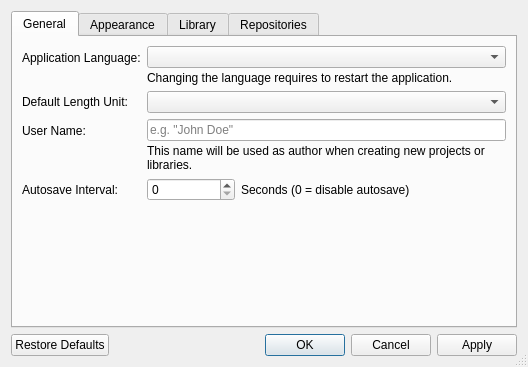
<?xml version="1.0" encoding="UTF-8"?>
<ui version="4.0">
 <class>librepcb::editor::WorkspaceSettingsDialog</class>
 <widget class="QDialog" name="librepcb::editor::WorkspaceSettingsDialog">
  <property name="windowModality">
   <enum>Qt::ApplicationModal</enum>
  </property>
  <property name="geometry">
   <rect>
    <x>0</x>
    <y>0</y>
    <width>528</width>
    <height>367</height>
   </rect>
  </property>
  <property name="windowTitle">
   <string>Workspace Settings</string>
  </property>
  <property name="sizeGripEnabled">
   <bool>true</bool>
  </property>
  <property name="modal">
   <bool>true</bool>
  </property>
  <layout class="QVBoxLayout" name="verticalLayout">
   <item>
    <widget class="QTabWidget" name="tabWidget">
     <property name="currentIndex">
      <number>0</number>
     </property>
     <widget class="QWidget" name="generalTab">
      <attribute name="title">
       <string>General</string>
      </attribute>
      <layout class="QFormLayout" name="formLayout">
       <item row="0" column="0">
        <widget class="QLabel" name="label_5">
         <property name="text">
          <string>Application Language:</string>
         </property>
        </widget>
       </item>
       <item row="0" column="1">
        <layout class="QVBoxLayout" name="verticalLayout_3">
         <property name="spacing">
          <number>3</number>
         </property>
         <item>
          <widget class="QComboBox" name="cbxAppLocale">
           <property name="insertPolicy">
            <enum>QComboBox::NoInsert</enum>
           </property>
          </widget>
         </item>
         <item>
          <widget class="QLabel" name="label_8">
           <property name="sizePolicy">
            <sizepolicy hsizetype="Preferred" vsizetype="Fixed">
             <horstretch>0</horstretch>
             <verstretch>0</verstretch>
            </sizepolicy>
           </property>
           <property name="text">
            <string>Changing the language requires to restart the application.</string>
           </property>
           <property name="wordWrap">
            <bool>true</bool>
           </property>
          </widget>
         </item>
        </layout>
       </item>
       <item row="1" column="0">
        <widget class="QLabel" name="label_4">
         <property name="text">
          <string>Default Length Unit:</string>
         </property>
        </widget>
       </item>
       <item row="1" column="1">
        <widget class="QComboBox" name="cbxDefaultLengthUnit">
         <property name="insertPolicy">
          <enum>QComboBox::NoInsert</enum>
         </property>
        </widget>
       </item>
       <item row="2" column="0">
        <widget class="QLabel" name="label_2">
         <property name="text">
          <string>User Name:</string>
         </property>
        </widget>
       </item>
       <item row="2" column="1">
        <layout class="QVBoxLayout" name="verticalLayout_7">
         <property name="spacing">
          <number>3</number>
         </property>
         <item>
          <widget class="QLineEdit" name="edtUserName">
           <property name="text">
            <string notr="true"/>
           </property>
           <property name="maxLength">
            <number>100</number>
           </property>
           <property name="placeholderText">
            <string extracomment="Example for a user name.">e.g. &quot;John Doe&quot;</string>
           </property>
           <property name="clearButtonEnabled">
            <bool>true</bool>
           </property>
          </widget>
         </item>
         <item>
          <widget class="QLabel" name="label_3">
           <property name="sizePolicy">
            <sizepolicy hsizetype="Preferred" vsizetype="Fixed">
             <horstretch>0</horstretch>
             <verstretch>0</verstretch>
            </sizepolicy>
           </property>
           <property name="text">
            <string>This name will be used as author when creating new projects or libraries.</string>
           </property>
           <property name="wordWrap">
            <bool>true</bool>
           </property>
          </widget>
         </item>
        </layout>
       </item>
       <item row="3" column="0">
        <widget class="QLabel" name="label_6">
         <property name="text">
          <string>Autosave Interval:</string>
         </property>
        </widget>
       </item>
       <item row="3" column="1">
        <layout class="QHBoxLayout" name="horizontalLayout" stretch="1,3">
         <item>
          <widget class="QSpinBox" name="spbAutosaveInterval">
           <property name="maximum">
            <number>10000</number>
           </property>
           <property name="singleStep">
            <number>60</number>
           </property>
          </widget>
         </item>
         <item>
          <widget class="QLabel" name="label_7">
           <property name="text">
            <string>Seconds (0 = disable autosave)</string>
           </property>
          </widget>
         </item>
        </layout>
       </item>
      </layout>
     </widget>
     <widget class="QWidget" name="appearanceTab">
      <attribute name="title">
       <string>Appearance</string>
      </attribute>
      <layout class="QFormLayout" name="formLayout_2">
       <item row="0" column="0">
        <widget class="QLabel" name="label_10">
         <property name="text">
          <string>Rendering Method:</string>
         </property>
        </widget>
       </item>
       <item row="0" column="1">
        <layout class="QVBoxLayout" name="verticalLayout_4">
         <item>
          <widget class="QCheckBox" name="cbxUseOpenGl">
           <property name="text">
            <string>Use OpenGL Hardware Acceleration</string>
           </property>
          </widget>
         </item>
         <item>
          <widget class="QLabel" name="label_9">
           <property name="sizePolicy">
            <sizepolicy hsizetype="Preferred" vsizetype="Fixed">
             <horstretch>0</horstretch>
             <verstretch>0</verstretch>
            </sizepolicy>
           </property>
           <property name="text">
            <string>This setting will be applied only to newly opened windows.</string>
           </property>
           <property name="wordWrap">
            <bool>true</bool>
           </property>
          </widget>
         </item>
        </layout>
       </item>
      </layout>
     </widget>
     <widget class="QWidget" name="libraryTab">
      <attribute name="title">
       <string>Library</string>
      </attribute>
      <layout class="QFormLayout" name="formLayout_3">
       <item row="0" column="0">
        <widget class="QLabel" name="label_11">
         <property name="text">
          <string>Preferred Languages:
(Highest priority at top)</string>
         </property>
        </widget>
       </item>
       <item row="1" column="0">
        <widget class="QLabel" name="label_12">
         <property name="text">
          <string>Preferred Norms:
(Highest priority at top)</string>
         </property>
        </widget>
       </item>
       <item row="0" column="1">
        <widget class="librepcb::editor::EditableTableWidget" name="tblLibLocaleOrder">
         <property name="editTriggers">
          <set>QAbstractItemView::AllEditTriggers</set>
         </property>
         <attribute name="horizontalHeaderVisible">
          <bool>false</bool>
         </attribute>
         <attribute name="verticalHeaderVisible">
          <bool>false</bool>
         </attribute>
        </widget>
       </item>
       <item row="1" column="1">
        <widget class="librepcb::editor::EditableTableWidget" name="tblLibNormOrder">
         <property name="editTriggers">
          <set>QAbstractItemView::AllEditTriggers</set>
         </property>
         <attribute name="horizontalHeaderVisible">
          <bool>false</bool>
         </attribute>
         <attribute name="verticalHeaderVisible">
          <bool>false</bool>
         </attribute>
        </widget>
       </item>
      </layout>
     </widget>
     <widget class="QWidget" name="repositoriesTab">
      <attribute name="title">
       <string>Repositories</string>
      </attribute>
      <layout class="QVBoxLayout" name="verticalLayout_5">
       <item>
        <widget class="QLabel" name="label">
         <property name="text">
          <string>&lt;html&gt;&lt;head/&gt;&lt;body&gt;&lt;p&gt;Repositories are used to browse, download and update libraries.&lt;br/&gt;You can add any server to this list which implements the LibrePCB API.&lt;br/&gt;The official LibrePCB server is &lt;a href=&quot;https://api.librepcb.org&quot;&gt;&lt;span style=&quot; text-decoration: underline; color:#007af4;&quot;&gt;https://api.librepcb.org&lt;/span&gt;&lt;/a&gt;.&lt;/p&gt;&lt;/body&gt;&lt;/html&gt;</string>
         </property>
         <property name="openExternalLinks">
          <bool>true</bool>
         </property>
        </widget>
       </item>
       <item>
        <widget class="librepcb::editor::EditableTableWidget" name="tblRepositoryUrls">
         <property name="editTriggers">
          <set>QAbstractItemView::AllEditTriggers</set>
         </property>
         <attribute name="horizontalHeaderVisible">
          <bool>false</bool>
         </attribute>
         <attribute name="verticalHeaderVisible">
          <bool>false</bool>
         </attribute>
        </widget>
       </item>
      </layout>
     </widget>
    </widget>
   </item>
   <item>
    <widget class="QDialogButtonBox" name="buttonBox">
     <property name="orientation">
      <enum>Qt::Horizontal</enum>
     </property>
     <property name="standardButtons">
      <set>QDialogButtonBox::Apply|QDialogButtonBox::Cancel|QDialogButtonBox::Ok|QDialogButtonBox::RestoreDefaults</set>
     </property>
    </widget>
   </item>
  </layout>
 </widget>
 <customwidgets>
  <customwidget>
   <class>librepcb::editor::EditableTableWidget</class>
   <extends>QTableView</extends>
   <header location="global">librepcb/editor/widgets/editabletablewidget.h</header>
  </customwidget>
 </customwidgets>
 <resources/>
 <connections/>
</ui>
